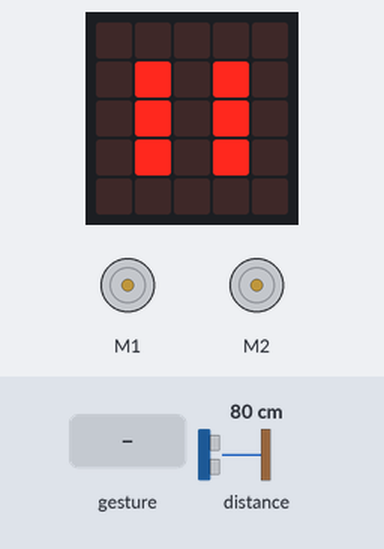
The program below on a simulated BBC micro:bit (MakeCode). Shown: 2 × DC motor (green arrow = forward, orange = backward, longer = faster), the board's 5×5 LED display. The inputs (shaded band) are chosen by the test bench; at power-on: distance to the obstacle 80 cm. A tilt is held for 1.5 s and a shake lasts 1 s, then the board lies face up again.

Above: at 1.2 s.
1.3 s: gesture 'logo up'
At 1.92 s:
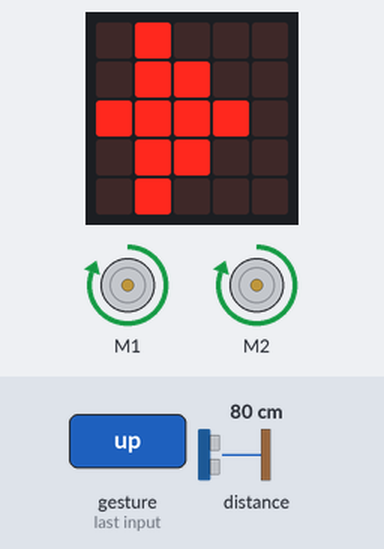
4.3 s: distance to the obstacle set to 32 cm
7.3 s: distance to the obstacle set to 26 cm
At 9.7 s:
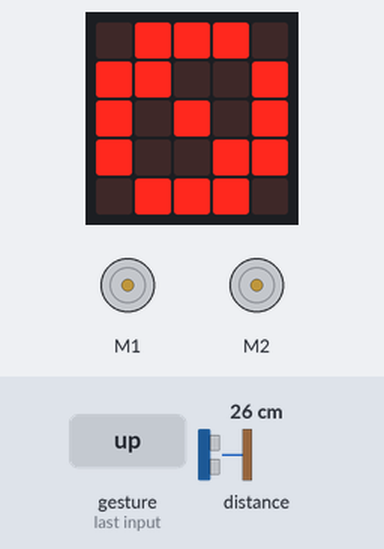
10.3 s: distance to the obstacle set to 35 cm
At 11.55 s:
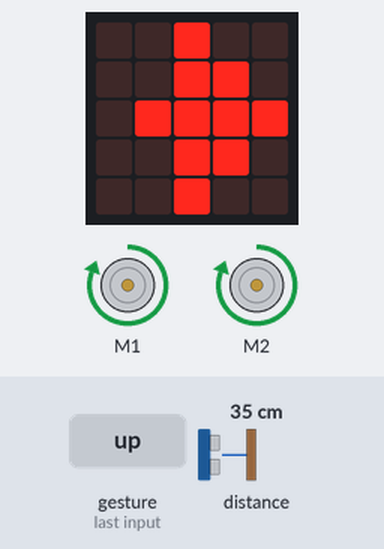
13.3 s: distance to the obstacle set to 2 cm
At 13.55 s:
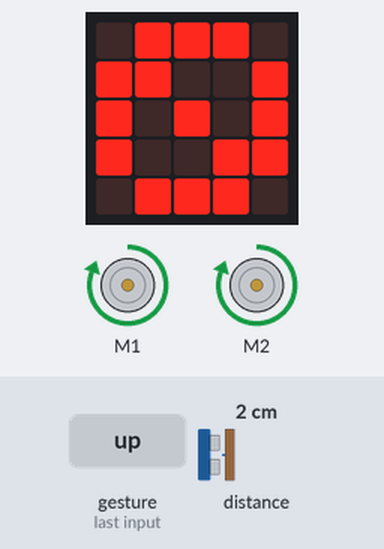
Timing chart, 0 to 17.3 s (numbered marks = the images above; inputs shaded):
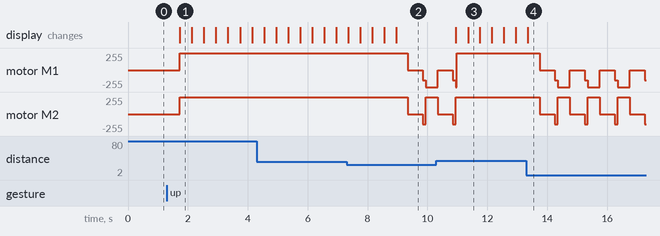

The program:

main.ts
```typescript
let op_grond = false
let iets_gezien = false
input.onGesture(Gesture.LogoDown, function () {
    op_grond = false
})
input.onGesture(Gesture.LogoUp, function () {
    op_grond = true
})
basic.forever(function () {
    if (maqueen.Ultrasonic(PingUnit.Centimeters) < 30) {
        iets_gezien = true
    } else {
        iets_gezien = false
    }
})
basic.forever(function () {
    if (op_grond) {
        while (op_grond) {
            if (iets_gezien == true) {
                basic.showLeds(`
                    . # # # .
                    # # . . #
                    # . # . #
                    # . . # #
                    . # # # .
                    `)
                maqueen.motorStop(maqueen.Motors.All)
                basic.pause(500)
                maqueen.motorRun(maqueen.Motors.All, maqueen.Dir.CCW, 154)
                basic.pause(100)
                maqueen.motorRun(maqueen.Motors.M2, maqueen.Dir.CW, 255)
                maqueen.motorRun(maqueen.Motors.M1, maqueen.Dir.CCW, 255)
            } else {
                while (iets_gezien == false) {
                    maqueen.motorRun(maqueen.Motors.All, maqueen.Dir.CW, 255)
                    basic.showLeds(`
                        . # . . .
                        . # # . .
                        # # # # .
                        . # # . .
                        . # . . .
                        `)
                    basic.showLeds(`
                        . . # . .
                        . . # # .
                        . # # # #
                        . . # # .
                        . . # . .
                        `)
                    basic.showLeds(`
                        . . . # .
                        . . . # #
                        . . # # #
                        . . . # #
                        . . . # .
                        `)
                    basic.showLeds(`
                        . . . . #
                        . . . . #
                        # . . # #
                        . . . . #
                        . . . . #
                        `)
                    basic.showLeds(`
                        . . . . .
                        # . . . .
                        # # . . #
                        # . . . .
                        . . . . .
                        `)
                    basic.showLeds(`
                        # . . . .
                        # # . . .
                        # # # . .
                        # # . . .
                        # . . . .
                        `)
                    break;
                }
            }
        }
    } else if (op_grond == false) {
        maqueen.motorStop(maqueen.Motors.All)
        basic.showLeds(`
            . . . . .
            . # . # .
            . # . # .
            . # . # .
            . . . . .
            `)
    }
})
```

test.ts
```typescript
// tests gaan hier; deze zal niet worden gecompileerd wanneer dit pakket wordt gebruikt als extensie.
```

Measured:
- the behaviour switches between 30 and 29 cm on distance to the obstacle (found by bisection; images 1 and 2)
- after the input at 1.3 s, motor M1, motor M2: stopped → forward 255/255 after 0.42 s; the display: changes after 0.42 s (image 1)
- after the input at 7.3 s, motor M1: forward 255/255 → stopped after 2.1 s, → backward 154/255 0.50 s later, → backward 255/255 0.10 s later; motor M2: forward 255/255 → stopped after 2.1 s, → backward 154/255 0.50 s later, → forward 255/255 0.10 s later; the display: first differs from a run without the input after 1.7 s (image 2)
- after the input at 10.3 s, motor M2: goes on until 11.0 s, then stays forward 255/255; the display: first changes after 0.65 s (image 3 shows a later state)
- after the input at 13.3 s, motor M1: forward 255/255 → stopped after 0.46 s, then repeats every 1.0 s: backward 154/255 0.10 s, backward 255/255 0.40 s, stopped 0.50 s; motor M2: forward 255/255 → stopped after 0.46 s, then repeats every 1.0 s: backward 154/255 0.10 s, forward 255/255 0.40 s, stopped 0.50 s; the display: changes after 0.06 s (image 4)
- what the display in image 1 shows lasts 0.4 s, from 1.7 s to 2.1 s
